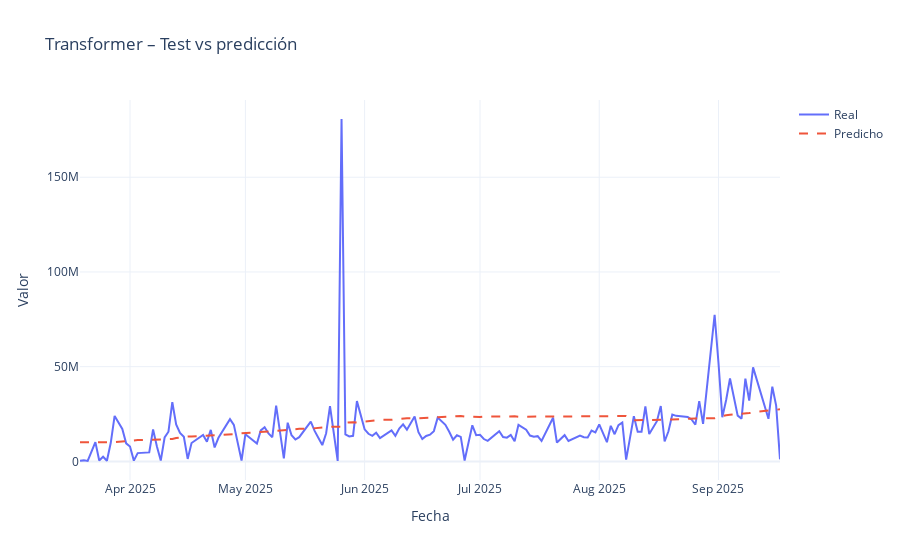

This figure's notebook cell:
### Markdown cell above
## 13. Evaluación Transformer

### Code cell
# Predicciones en ESCALA ESCALADA
y_test_pred_tf_scaled = model_tf.predict(X_test_tf).reshape(-1)
y_test_true_scaled    = y_test.reshape(-1)

# Volver a escala original
y_test_true_tf = scaler.inverse_transform(
    y_test_true_scaled.reshape(-1, 1)
).reshape(-1)

y_test_pred_tf = scaler.inverse_transform(
    y_test_pred_tf_scaled.reshape(-1, 1)
).reshape(-1)

metrics_tf = regression_metrics(y_test_true_tf, y_test_pred_tf)
print("Transformer – métricas test:", metrics_tf)

fig = plot_history_vs_pred(
    test_dates,
    y_test_true_tf,
    y_test_pred_tf,
    title="Transformer – Test vs predicción",
)
fig.show()

### Figure 1 — Plotly figure (JSON) as saved in the notebook; plotly's stock layout.template omitted (floating-point values rounded to 4 significant figures; data arrays with more than 128 entries replaced by an {"elided": "..."} marker saying what was removed)
{"data": [{"mode": "lines", "name": "Real", "type": "scatter", "x": {"elided": "146 str values"}, "y": {"elided": "146 float values"}}, {"line": {"dash": "dash"}, "mode": "lines", "name": "Predicho", "type": "scatter", "x": {"elided": "146 str values"}, "y": {"elided": "146 float values"}}], "layout": {"title": {"text": "Transformer – Test vs predicción"}, "xaxis": {"title": {"text": "Fecha"}}, "yaxis": {"title": {"text": "Valor"}}}}
